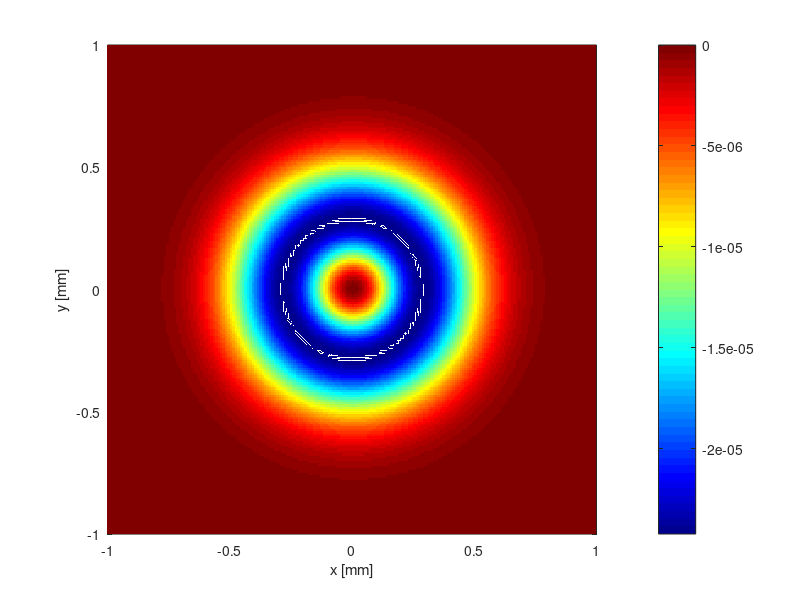

Here is the MATLAB script that generated this plot: (Note: this script raises an error after producing the figure.)
%   Copyright 2023 Kyoto University
%   Author: Shuntaro Yamato
%   Last modified: 2023/07/15

%   This script provides an example of folding 3D PIF into 2D PIF under 
%   raster path with the same target material removal along pick feed direction 

%% Initialization
close all; 
clear; 
clc

%% Define PIF used for feedrate scheduling
% The PIF model referred to the following reference:
% Y. Han et al. (2020) Region adaptive scheduling for time-dependent
% processes with optimal use of machine dynamics. Int. J. Mach. Tools
% Manuf. 156:103589. https://doi.org/10.1016/j.ijmachtools.2020.103589

PIFtype = 2;
switch PIFtype
    case 1
        a(1) = -1.5e-5;
        b(1) = 0.1968;
    case 2
        a(1) = -1.5e-4;
        b(1) = 0.2268;
        a(2) = 1.5e-4;
        b(2) = 0.1818;
end
Ngauss = length(a);
PIF.func = @(x,y)0;
for i = 1:Ngauss
    temp = @(x,y)a(i) * exp(-1/2 * (x - 0).^2 ./ b(i)^2 - 1/2 * (y - 0).^2 ./ b(i).^2);
    PIF.func = @(x,y)PIF.func(x,y) + temp(x,y);
end
dx = 0.01; dy = 0.01;
x = (-1:dx:1)';
y = (-1:dy:1)';
[x,y] = meshgrid(x,y);
H = PIF.func(x,y);
figure;
surf(x,y,H,'EdgeColor','none');
colormap jet; c = colorbar;
view([0,0,1])
box on; axis tight; axis square
xlabel('x [mm]'); ylabel('y [mm]');
c.Label.String = 'Removal rate [mm/s]';

ds = dx*dy; % [mm^2]
VRR = sum(H(:))*ds; % [mm^3/s]
disp(['Volmetric removal rate (VRR) is ',num2str(VRR),' mm^3/s'])


%% Folding 3D PIF into 2D PIF
PIF.R = 1.0; % Defined PIF radius [mm]
pitch = 0.06; % path spacing in raster path [mm]
X = (-6:0.01:6)'; % path position along feed direction in raster path [mm]
Hfold = foldingPIF(X,PIF,pitch);

figure; grid on; hold on; box on
plot(X,Hfold,'b','Linewidth',1.5);
xlabel('X [mm]'); ylabel('Removal rate [mm/s]');
title('Folded 3D PIF')






